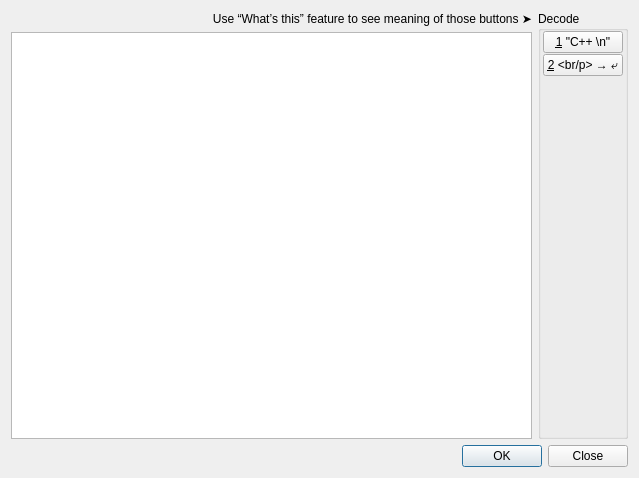
<?xml version="1.0" encoding="UTF-8"?>
<ui version="4.0">
 <class>FmDecoder</class>
 <widget class="QDialog" name="FmDecoder">
  <property name="geometry">
   <rect>
    <x>0</x>
    <y>0</y>
    <width>639</width>
    <height>478</height>
   </rect>
  </property>
  <property name="windowTitle">
   <string>Text decoder</string>
  </property>
  <layout class="QVBoxLayout" name="verticalLayout">
   <item>
    <layout class="QHBoxLayout" name="horizontalLayout" stretch="1,0">
     <item>
      <layout class="QVBoxLayout" name="verticalLayout_2">
       <item>
        <widget class="QLabel" name="lbDescription">
         <property name="text">
          <string>Use “What’s this” feature to see meaning of those buttons ➤</string>
         </property>
         <property name="alignment">
          <set>Qt::AlignRight|Qt::AlignTrailing|Qt::AlignVCenter</set>
         </property>
        </widget>
       </item>
       <item>
        <widget class="QPlainTextEdit" name="memo"/>
       </item>
      </layout>
     </item>
     <item>
      <widget class="QGroupBox" name="grpDecode">
       <property name="title">
        <string>Decode</string>
       </property>
       <layout class="QVBoxLayout" name="verticalLayout_4">
        <property name="spacing">
         <number>1</number>
        </property>
        <property name="leftMargin">
         <number>2</number>
        </property>
        <property name="topMargin">
         <number>0</number>
        </property>
        <property name="rightMargin">
         <number>2</number>
        </property>
        <property name="bottomMargin">
         <number>2</number>
        </property>
        <item>
         <widget class="QPushButton" name="btDecodeC">
          <property name="text">
           <string>&amp;1 &quot;C++ \n&quot;</string>
          </property>
          <property name="autoDefault">
           <bool>false</bool>
          </property>
         </widget>
        </item>
        <item>
         <widget class="QPushButton" name="btDecodeBr">
          <property name="text">
           <string>&amp;2 &lt;br/p&gt; → ⤶</string>
          </property>
          <property name="autoDefault">
           <bool>false</bool>
          </property>
         </widget>
        </item>
        <item>
         <spacer name="verticalSpacer">
          <property name="orientation">
           <enum>Qt::Vertical</enum>
          </property>
          <property name="sizeHint" stdset="0">
           <size>
            <width>20</width>
            <height>40</height>
           </size>
          </property>
         </spacer>
        </item>
       </layout>
      </widget>
     </item>
    </layout>
   </item>
   <item>
    <widget class="QDialogButtonBox" name="buttonBox">
     <property name="standardButtons">
      <set>QDialogButtonBox::Close|QDialogButtonBox::Ok</set>
     </property>
    </widget>
   </item>
  </layout>
 </widget>
 <resources/>
 <connections/>
</ui>
